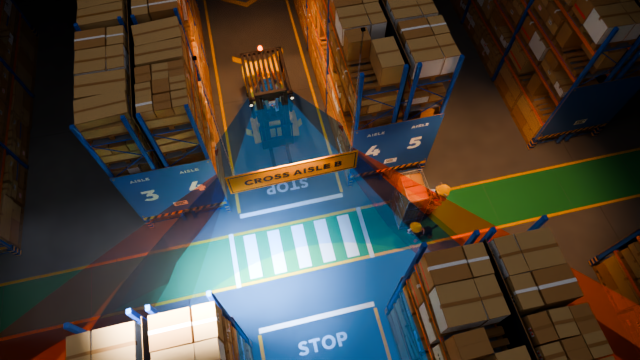
#> input picture renders/stage2/hero.png, 640 x 360 px
$ python safe_overlay.py ../renders/stage2/hero.png
#> lines starting #> are read from the running program, lines starting #| are printed output that depends on the picture
"""Mark the 9:16 vertical-cut centre-safe area on 16:9 frames (system python + Pillow).

python3 scripts/safe_overlay.py renders/stage2/hero.png [...]  ->  <name>_safe.png
"""
import os
import sys

from PIL import Image, ImageDraw


def overlay(path):
#> called with path = '../renders/stage2/hero.png'
    im = Image.open(path).convert("RGB")
    w, h = im.size
#> w = 640; h = 360
    sw = round(h * 9 / 16)
#> sw = 202
    x0 = (w - sw) // 2
#> x0 = 219
    shade = Image.new("RGBA", im.size, (0, 0, 0, 0))
#> shade: PIL image 640x360 RGBA; every value is 0
    d = ImageDraw.Draw(shade)
    d.rectangle((0, 0, x0, h), fill=(0, 0, 0, 120))
    d.rectangle((x0 + sw, 0, w, h), fill=(0, 0, 0, 120))
    d.rectangle((x0, 0, x0 + sw, h - 1), outline=(245, 83, 20, 255), width=max(2, h // 360))
    out = Image.alpha_composite(im.convert("RGBA"), shade).convert("RGB")
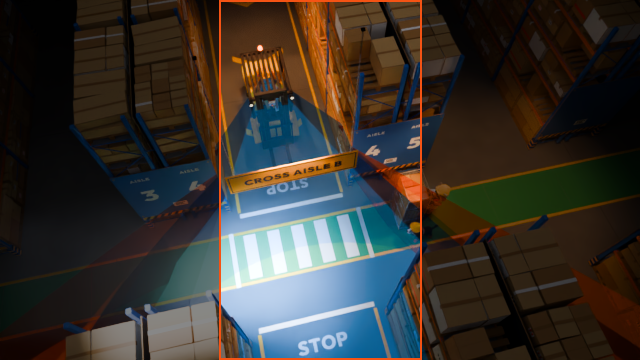
#> out: PIL image 640x360 RGB; mean R, G, B 55.5, 51.9, 46.6
    root, ext = os.path.splitext(path)
    out.save(root + "_safe.png")
    return root + "_safe.png"


if __name__ == "__main__":
    for p in sys.argv[1:]:
        print(overlay(p))

$ run again, with renders/stage2/driver.png copied over renders/stage2/hero.png
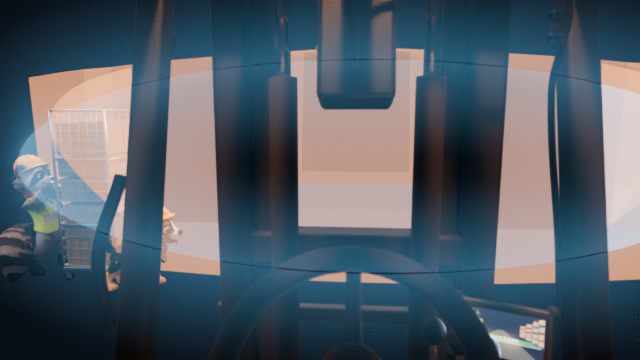
#> input picture renders/stage2/driver.png, 640 x 360 px
#> shade: PIL image 640x360 RGBA; every value is 0
#> in overlay, `out = Image.alpha_composite(im.convert("RGBA"), shade).convert("RGB")`:
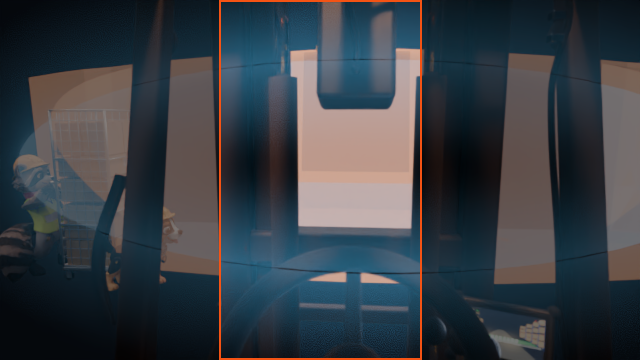
#> out: PIL image 640x360 RGB; mean R, G, B 56.4, 62.4, 68.9

$ run again, with renders/stage2/drone.png copied over renders/stage2/hero.png
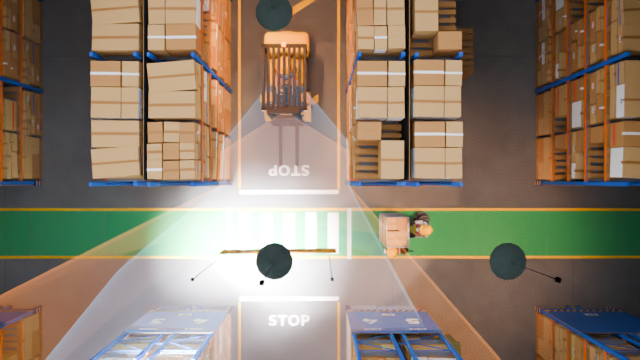
#> input picture renders/stage2/drone.png, 640 x 360 px
#> shade: PIL image 640x360 RGBA; every value is 0
#> in overlay, `out = Image.alpha_composite(im.convert("RGBA"), shade).convert("RGB")`:
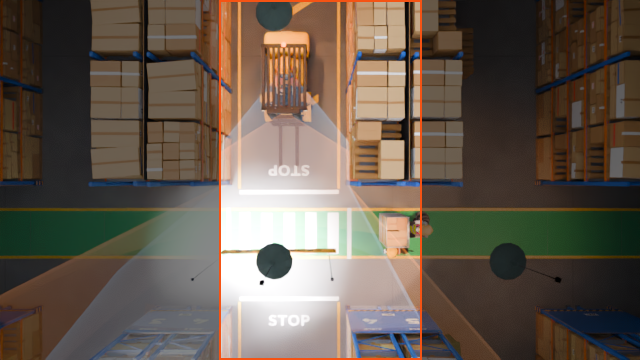
#> out: PIL image 640x360 RGB; mean R, G, B 101.7, 89.7, 77.9

$ run again, with renders/stage2/drone_safe.png copied over renders/stage2/hero.png
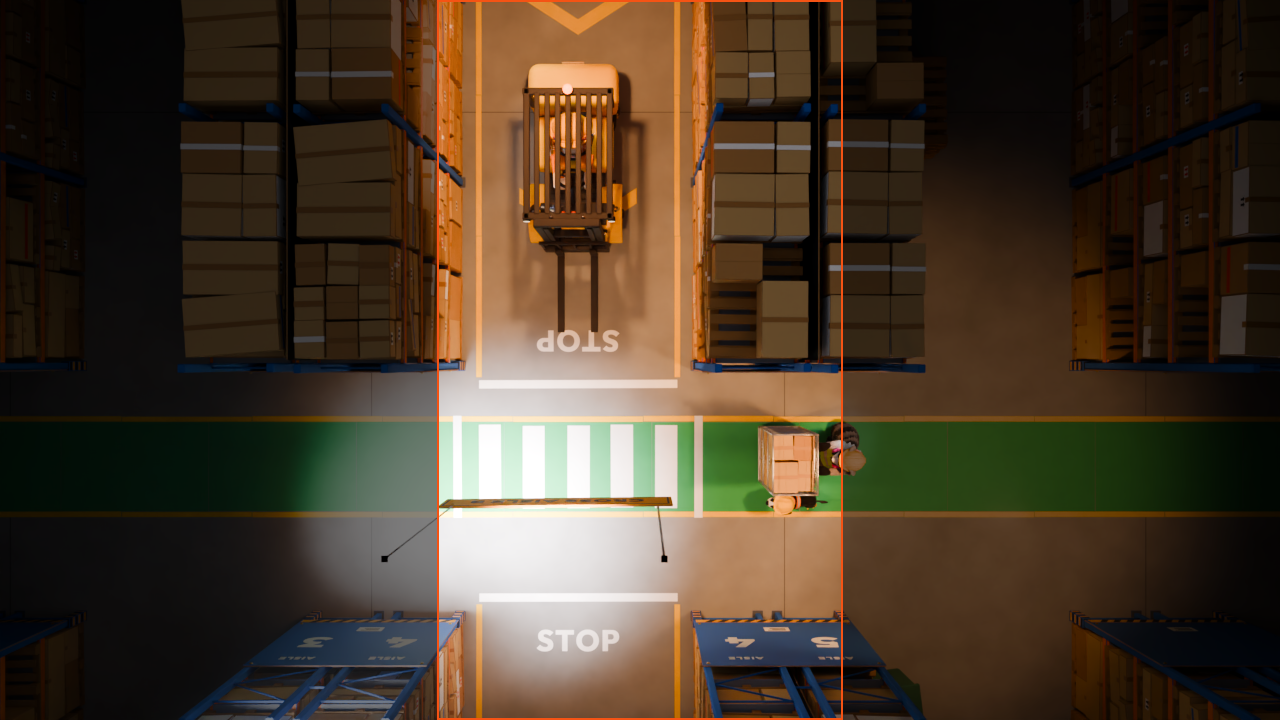
#> input picture renders/stage2/drone_safe.png, 1280 x 720 px
#> in overlay, im is the input picture: PIL image 1280x720 RGB; mean R, G, B 72.4, 57.8, 41.4
#> shade: PIL image 1280x720 RGBA; every value is 0
#> in overlay, `out = Image.alpha_composite(im.convert("RGBA"), shade).convert("RGB")`:
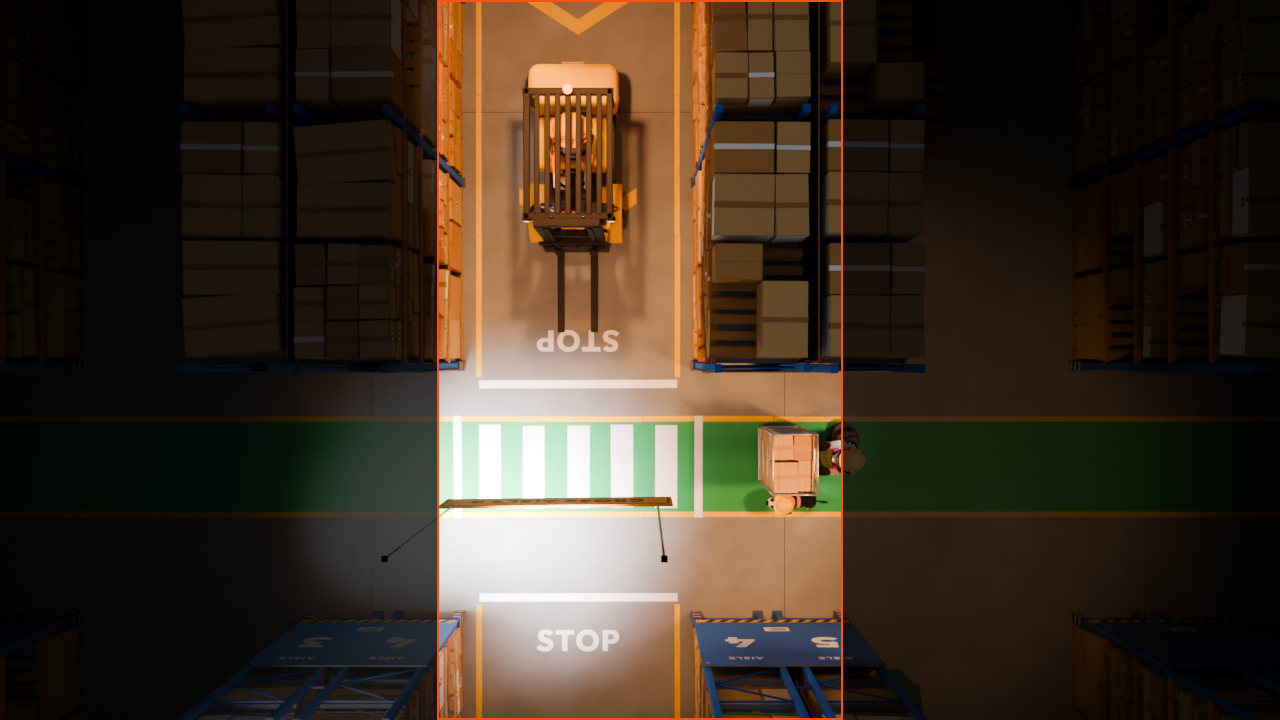
#> out: PIL image 1280x720 RGB; mean R, G, B 61.1, 48.7, 35.5
